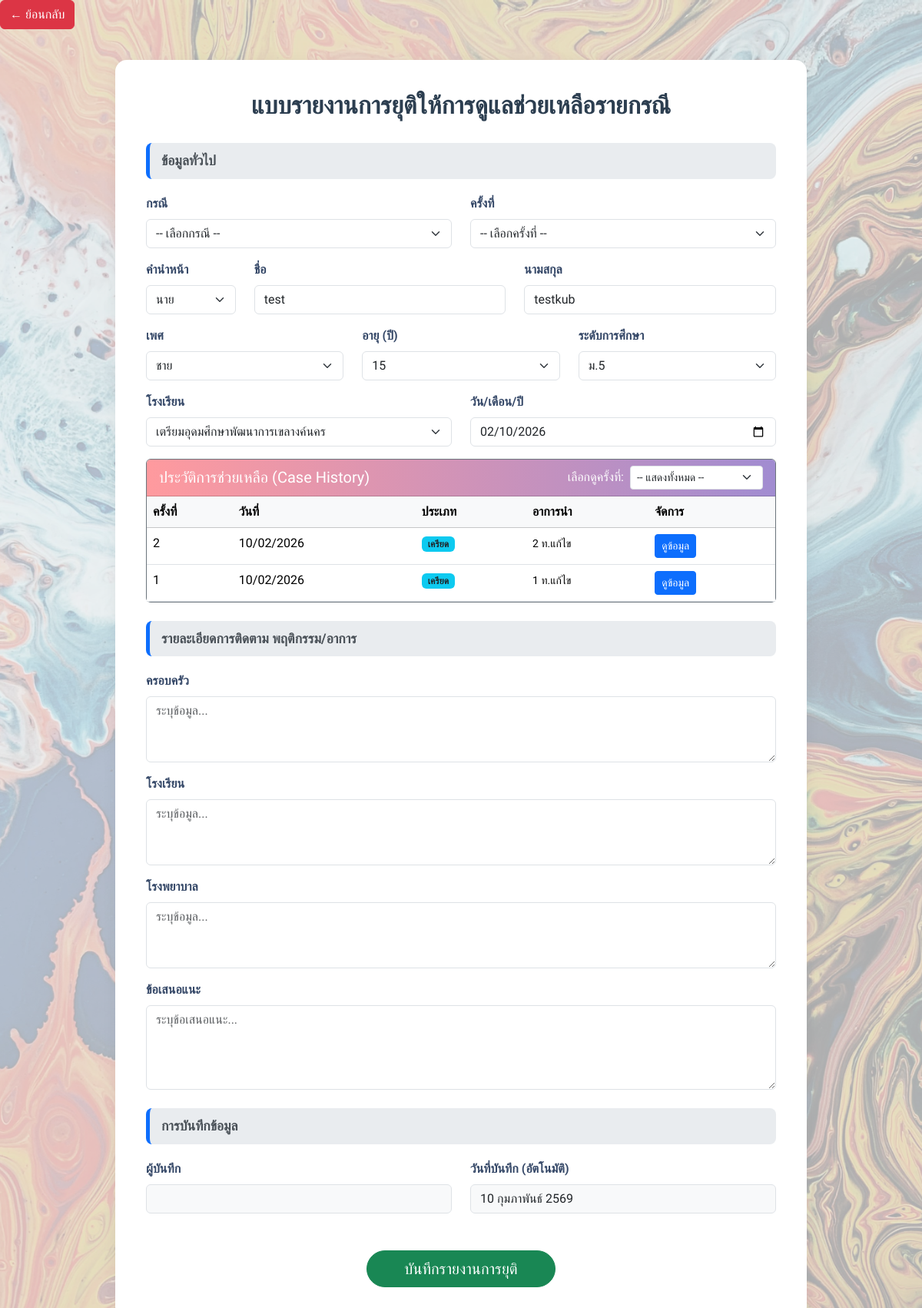
The app's page /closure_report.php?pid=1529902089177 with its own data.
### tables this page shows
CREATE TABLE `student_data` (
  `school_id` int(11) DEFAULT NULL COMMENT 'รหัสโรงเรียน',
  `pid` varchar(13) NOT NULL COMMENT 'รหัสบัตรประชาชน',
  `sex` int(11) DEFAULT NULL,
  `prefix_id` int(11) DEFAULT NULL COMMENT 'ไอดีคำนำหน้าชื่อ',
  `fname` varchar(100) DEFAULT NULL COMMENT 'ชื่อ',
  `lname` varchar(100) DEFAULT NULL COMMENT 'นามสกุล',
  `age` int(11) DEFAULT NULL COMMENT 'อายุ',
  `class` varchar(20) DEFAULT NULL COMMENT 'ชั้นเรียน',
  `room` varchar(20) DEFAULT NULL COMMENT 'ห้อง',
  `tel` varchar(10) DEFAULT NULL COMMENT 'เบอร์โทรศัพท์',
  `date_time` datetime DEFAULT NULL COMMENT 'เวลาที่กรอกแบบฟอร์ม'
);

CREATE TABLE `prefix` (
  `prefix_id` int(11) NOT NULL,
  `prefix_name` varchar(50) NOT NULL
);

CREATE TABLE `sex` (
  `sex_id` int(11) NOT NULL,
  `sex_name` varchar(15) DEFAULT NULL
);

CREATE TABLE `school` (
  `school_id` int(11) NOT NULL,
  `school_name` varchar(191) DEFAULT NULL
);

CREATE TABLE `add_caselog` (
  `id` int(11) NOT NULL COMMENT 'รหัสลำดับเคส (Primary Key)',
  `pid` varchar(13) NOT NULL COMMENT 'รหัสบัตรประชาชนนักเรียน (FK)',
  `case_type` varchar(100) DEFAULT NULL COMMENT 'ประเภทกรณี (ซึมเศร้า, เครียด, ฯลฯ)',
  `report_date` date DEFAULT NULL COMMENT 'วันที่รายงาน',
  `presenting_symptoms` text DEFAULT NULL COMMENT 'อาการนำ (Presenting Symptoms)',
  `history_personal` text DEFAULT NULL COMMENT 'ประวัติส่วนตัว',
  `history_family` text DEFAULT NULL COMMENT 'ข้อมูลจากครอบครัว',
  `history_school` text DEFAULT NULL COMMENT 'ข้อมูลจากโรงเรียน',
  `personal_habits` text DEFAULT NULL COMMENT 'นิสัยส่วนตัว',
  `history_hospital` text DEFAULT NULL COMMENT 'ข้อมูลจากโรงพยาบาล',
  `consultation_details` text DEFAULT NULL COMMENT 'รายละเอียดการให้การปรึกษา',
  `event_details` text DEFAULT NULL COMMENT 'รายละเอียดเหตุการณ์',
  `assist_school` text DEFAULT NULL COMMENT 'แนวทางช่วยเหลือ-โรงเรียน',
  `assist_hospital` text DEFAULT NULL COMMENT 'แนวทางช่วยเหลือ-โรงพยาบาล',
  `assist_parent` text DEFAULT NULL COMMENT 'แนวทางช่วยเหลือ-ผู้ปกครอง',
  `assist_other` text DEFAULT NULL COMMENT 'แนวทางช่วยเหลือ-หน่วยงานอื่น',
  `suggestions` text DEFAULT NULL COMMENT 'ข้อเสนอแนะ',
  `academic_year` int(11) DEFAULT NULL COMMENT 'ปีการศึกษา',
  `semester` int(11) DEFAULT NULL COMMENT 'เทอม',
  `recorder` varchar(50) DEFAULT NULL COMMENT 'ผู้บันทึกข้อมูล (FK)',
  `created_at` datetime DEFAULT current_timestamp() COMMENT 'วันเวลาที่บันทึก',
  `updated_at` datetime DEFAULT current_timestamp() ON UPDATE current_timestamp() COMMENT 'วันเวลาที่แก้ไขล่าสุด'
);

### public/closure_report.php (the view, shortened to what this page needs)
<?php
$db = Database::connect();
$pid = $_GET['pid'] ?? '';
$schools = $db->query("SELECT school_id, school_name FROM school ORDER BY school_id")->fetchAll();
$prefixes = $db->query("SELECT prefix_id, prefix_name FROM prefix ORDER BY prefix_id")->fetchAll();
$sexes = $db->query("SELECT sex_id, sex_name FROM sex ORDER BY sex_id")->fetchAll();
$student = [];
if (!empty($pid)) {
    $stmt_std = $db->prepare("SELECT * FROM student_data WHERE pid = :pid");
    $stmt_std->execute([':pid' => $pid]);
    $result_std = $stmt_std->fetch(PDO::FETCH_ASSOC);
    if ($result_std) {
        $student = $result_std;
    }
}
$recorder_name = "";
$caseLogs = [];
if (!empty($pid)) {
    $stmtHistory = $db->prepare("SELECT * FROM add_caselog WHERE pid = :pid ORDER BY report_date DESC, created_at DESC");
    $stmtHistory->execute([':pid' => $pid]);
    $caseLogs = $stmtHistory->fetchAll(PDO::FETCH_ASSOC);
}
?>
<!DOCTYPE html>
<html lang="th">
<head>
    <link rel="stylesheet" href="https://cdn.jsdelivr.net/npm/sweetalert2@11/dist/sweetalert2.min.css">
    <link href="https://cdn.jsdelivr.net/npm/bootstrap@5.3.3/dist/css/bootstrap.min.css" rel="stylesheet">
    <link href="css/style.css" rel="stylesheet">
    <link href="css/closure_report.css" rel="stylesheet">
</head>
<body>
    <div class="d-flex justify-content-between align-items-center mb-4">
        <a href="add_case_history.php?pid=<?= htmlspecialchars($pid) ?>" class="btn btn-danger">← ย้อนกลับ</a>
    </div>
    <div class="container container-form">
        <h2>แบบรายงานการยุติให้การดูแลช่วยเหลือรายกรณี</h2>
        <form action="save_closure.php" method="post">
            <div class="form-section-header">ข้อมูลทั่วไป</div>
            <div class="row mb-3">
                <div class="col-md-6">
                    <label class="form-label">กรณี</label>
                    <select name="case_type" class="form-select" required>
                        <option value="" disabled selected>-- เลือกกรณี --</option>
                    </select>
                </div>
                <div class="col-md-6">
                    <label class="form-label">ครั้งที่</label>
                    <select name="case_count" class="form-select" required>
                        <option value="" disabled selected>-- เลือกครั้งที่ --</option>
                    </select>
                </div>
            </div>
            <div class="row mb-3">
                <div class="col-md-2">
                    <label class="form-label">คำนำหน้า</label>
                    <select name="prefix_id" class="form-select" required>
                        <?php foreach ($prefixes as $prefix): ?>
                            <option value="<?= $prefix['prefix_id'] ?>" <?= (isset($student['prefix_id']) && $student['prefix_id'] == $prefix['prefix_id']) ? 'selected' : '' ?>>
                                <?= htmlspecialchars($prefix['prefix_name']) ?>
                            </option>
                        <?php endforeach; ?>
                    </select>
                </div>
                <div class="col-md-5">
                    <label class="form-label">ชื่อ</label>
                    <input type="text" name="firstname" class="form-control" value="<?= isset($student['fname']) ? htmlspecialchars($student['fname']) : '' ?>" required>
                </div>
                <div class="col-md-5">
                    <label class="form-label">นามสกุล</label>
                    <input type="text" name="lastname" class="form-control" value="<?= isset($student['lname']) ? htmlspecialchars($student['lname']) : '' ?>" required>
                </div>
            </div>
            <div class="row mb-3">
                <div class="col-md-4">
                    <label class="form-label">เพศ</label>
                    <select name="sex_id" class="form-select" required>
                        <?php foreach ($sexes as $sex): ?>
                            <option value="<?= $sex['sex_id'] ?>" <?= (isset($student['sex']) && $student['sex'] == $sex['sex_id']) ? 'selected' : '' ?>>
                                <?= htmlspecialchars($sex['sex_name']) ?>
                            </option>
                        <?php endforeach; ?>
                    </select>
                </div>
                <div class="col-md-4">
                    <label class="form-label">อายุ (ปี)</label>
                    <select name="age" class="form-select" required>
                        <?php for ($i = 12; $i <= 20; $i++): ?>
                            <option value="<?= $i ?>" <?= (isset($student['age']) && $student['age'] == $i) ? 'selected' : '' ?>><?= $i ?></option>
                        <?php endfor; ?>
                    </select>
                </div>
                <div class="col-md-4">
                    <label class="form-label">ระดับการศึกษา</label>
                    <select name="education_level" class="form-select" required>
                        <?php
                        $db_class = isset($student['class']) ? (int)preg_replace('/[^0-9]/', '', $student['class']) : 0;
                        for ($i = 1; $i <= 6; $i++):
                        ?>
                            <option value="<?= $i ?>" <?= ($db_class == $i) ? 'selected' : '' ?>>ม.<?= $i ?></option>
                        <?php endfor; ?>
                    </select>
                </div>
            </div>
            <div class="row mb-3">
                <div class="col-md-6">
                    <label class="form-label">โรงเรียน</label>
                    <select name="school_id" class="form-select" required>
                        <?php foreach ($schools as $school): ?>
                            <option value="<?= $school['school_id'] ?>" <?= (isset($student['school_id']) && $student['school_id'] == $school['school_id']) ? 'selected' : '' ?>>
                                <?= htmlspecialchars($school['school_name']) ?>
                            </option>
                        <?php endforeach; ?>
                    </select>
                </div>
                <div class="col-md-6">
                    <label class="form-label">วัน/เดือน/ปี</label>
                    <input type="date" name="report_date" class="form-control" value="<?= date('Y-m-d') ?>" required>
                </div>
            </div>
            <div class="card mb-4 border-secondary">
                <div class="card-header text-white d-flex justify-content-between align-items-center" style="background: linear-gradient(90deg, #ff9a9e, #a18cd1);">
                    <h5 class="mb-0">ประวัติการช่วยเหลือ (Case History)</h5>
                    <div class="d-flex align-items-center">
                        <label class="me-2 text-white text-nowrap">เลือกดูครั้งที่:</label>
                        <select id="historyFilter" class="form-select form-select-sm">
                            <option value="all">-- แสดงทั้งหมด --</option>
                        </select>
                    </div>
                </div>
                <div class="card-body p-0">
                    <div class="table-responsive" style="max-height: 250px; overflow-y: auto;">
                        <table class="table table-hover mb-0">
                            <thead class="table-light" style="position: sticky; top: 0; z-index: 5;">
                                <tr>
                                    <th>ครั้งที่</th>
                                    <th>วันที่</th>
                                    <th>ประเภท</th>
                                    <th>อาการนำ</th>
                                    <th>จัดการ</th>
                                </tr>
                            </thead>
                            <tbody id="historyTableBody">
                                <?php if (count($caseLogs) > 0): ?>
                                    <?php foreach ($caseLogs as $index => $log): ?>
                                        <tr class="case-row" data-id="<?= $log['id'] ?>">
                                            <td><?= count($caseLogs) - $index ?></td>
                                            <td><?= date('d/m/Y', strtotime($log['report_date'])) ?></td>
                                            <td><span class="badge bg-info text-dark"><?= htmlspecialchars($log['case_type']) ?></span></td>
                                            <td><small><?= htmlspecialchars(mb_strimwidth($log['presenting_symptoms'], 0, 50, '...')) ?></small></td>
                                            <td>
                                                <button type="button" class="btn btn-sm btn-primary" data-bs-toggle="modal" data-bs-target="#viewCaseModal<?= $log['id'] ?>">
                                                    ดูข้อมูล
                                                </button>
                                            </td>
                                        </tr>
                                    <?php endforeach; ?>
                                <?php else: ?>
                                    <tr>
                                        <td colspan="5" class="text-center text-muted py-3">ไม่พบประวัติการช่วยเหลือ</td>
                                    </tr>
                                <?php endif; ?>
                            </tbody>
                        </table>
                    </div>
                </div>
            </div>
            <div class="form-section-header">รายละเอียดการติดตาม พฤติกรรม/อาการ</div>
            <div class="mb-3">
                <label class="form-label">ครอบครัว</label>
                <textarea name="detail_family" class="form-control" rows="3" placeholder="ระบุข้อมูล..."></textarea>
            </div>
            <div class="mb-3">
                <label class="form-label">โรงเรียน</label>
                <textarea name="detail_school" class="form-control" rows="3" placeholder="ระบุข้อมูล..."></textarea>
            </div>
            <div class="mb-3">
                <label class="form-label">โรงพยาบาล</label>
                <textarea name="detail_hospital" class="form-control" rows="3" placeholder="ระบุข้อมูล..."></textarea>
            </div>
            <div class="mb-4">
                <label class="form-label">ข้อเสนอแนะ</label>
                <textarea name="suggestion" class="form-control" rows="4" placeholder="ระบุข้อเสนอแนะ..."></textarea>
            </div>
            <div class="form-section-header">การบันทึกข้อมูล</div>
            <div class="row mb-4">
                <div class="col-md-6">
                    <label class="form-label">ผู้บันทึก</label>
                    <input type="text"
                        name="recorder_name"
                        class="form-control bg-light"
                        value="<?= htmlspecialchars($recorder_name) ?>"
                        readonly
                        required>
                </div>
                <div class="col-md-6">
                    <label class="form-label">วันที่บันทึก (อัตโนมัติ)</label>
                    <input type="text" id="record_date_display" class="form-control bg-light" readonly>
                </div>
            </div>
            <div class="text-center mt-5">
                <button type="submit" class="btn btn-success btn-lg px-5 rounded-pill">
                    บันทึกรายงานการยุติ
                </button>
            </div>
        </form>
    </div>
</body>
</html>

### public/css/style.css (style rules this page uses)
:root { --font-family-sans: 'Mitr', sans-serif; --font-family-heading: 'Mitr', sans-serif; }
body { background-color: #BBE0EF; position: relative; background-attachment: fixed; font-family: var(--font-family-sans); }
h1, h2, h3, h4, h5, h6, .h1, .h2, .h3, .h4, .h5, .h6 { font-family: var(--font-family-heading); }
body::before { content: ""; position: fixed; top: 0; left: 0; width: 100%; height: 100%; background-image: url('../image/bg_login.jpg'); background-size: cover; background-position: center; background-repeat: no-repeat; opacity: 0.30; z-index: -1; }

### public/css/closure_report.css (style rules this page uses)
body { background-color: #f5f7fa; }
.container-form { max-width: 900px; margin: 40px auto; background: #ffffff; padding: 40px; border-radius: 15px; box-shadow: 0 4px 20px rgba(0, 0, 0, 0.05); }
h2 { color: #2c3e50; font-weight: bold; margin-bottom: 30px; text-align: center; }
.form-section-header { background-color: #e9ecef; padding: 10px 15px; border-radius: 8px; margin-bottom: 20px; margin-top: 20px; color: #495057; font-weight: bold; font-size: 1.1rem; border-left: 5px solid #0d6efd; }
.form-label { font-weight: 600; color: #344767; }

### records on screen
student_data: prefix_id "นาย", firstname "test", lastname "testkub", sex_id "ชาย", age "15", education_level "ม.5", school_id "เตรียมอุดมศึกษาพัฒนาการเขลางค์นคร"
add_caselog: count($caseLogs) - $index "2", report_date "10/02/2026", case_type "เครียด", presenting_symptoms "2 ท.แก้ไข"
add_caselog: count($caseLogs) - $index "1", report_date "10/02/2026", case_type "เครียด", presenting_symptoms "1 ท.แก้ไข"
